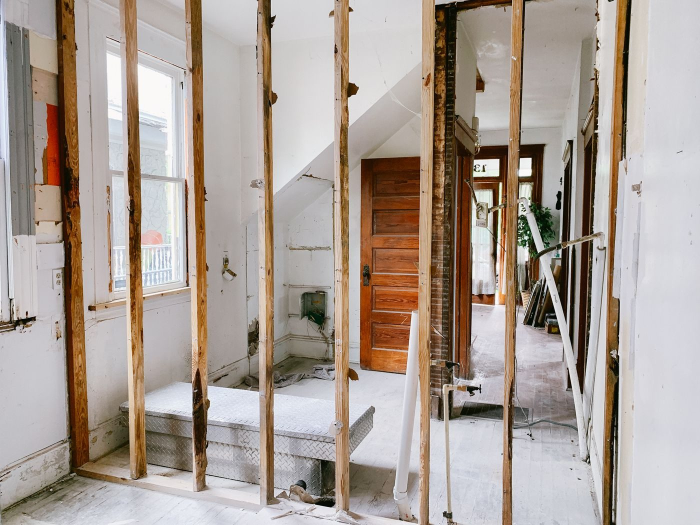
#> input picture roberto-pivotto/apresentacao/assets/foto-estrutura.jpg, 1400 x 1050 px, given in place of banco-central.jpg, which was not available (shown at 1/2 size); the run also reads 1 picture not shown here
$ python kit.py
#> lines starting #> are read from the running program, lines starting #| are printed output that depends on the picture; after the words box and inside, x2 and y2 are one past the last pixel; in counts of white or black regions, pixels touching at a corner belong together; pictures that were not available may be replaced by others from this repository, and a replacement may not be noted
#> in foto, im is the input picture: PIL image 1400x1050 RGB; mean R, G, B 170.4, 158.5, 150
### minerva/peças/a-sala-ep01-impressao/_build/envelhecer.py
#!/usr/bin/env python3
"""Envelhece uma foto como cópia antiga de arquivo, manuseada.

Preto e branco frio (sem sépia, que o mapa imagético veta), preto lavado,
foco macio, grão pesado, exposição irregular, manchas de umidade, poeira,
poucos riscos finos e trêmulos, uma dobra suave, orelha num canto e borda
fina de papel com desgaste. Tudo desenhado em camadas com desfoque e
opacidade parcial, para não parecer carimbo digital.
"""
import math
import random

from PIL import Image, ImageChops, ImageDraw, ImageEnhance, ImageFilter, ImageOps

SOMBRA, LUZ = (18, 22, 28), (226, 225, 220)
PAPEL = (234, 232, 226)


def _camada(tam):
    return Image.new("L", tam, 0)


def envelhecer(im, w, h, semente, borda=34, centro=(.5, .4), rosto=False,
               preto=40, branco=212, vinheta=.58, grao=.13, macio=.7):
    """rosto=True (foto de pessoa real): dobra e riscos ficam fora da faixa
    central, para o desgaste nunca passar pelo rosto."""
#> called with w = 2480, h = 3508, semente = 21, borda = 70, centro = (0.5, 0.5), rosto = False, preto = 14, branco = 238
    rnd = random.Random(semente)
    pw, ph = w - 2 * borda, h - 2 * borda
    g = ImageOps.grayscale(ImageOps.fit(im.convert("RGB"), (pw, ph), Image.LANCZOS, centering=centro))
    g = ImageOps.autocontrast(g, cutoff=(1, 1))
    g = g.point(lambda v: int(preto + v * (branco - preto) / 255))    # preto lavado
    g = g.filter(ImageFilter.GaussianBlur(macio))                      # foco macio de cópia
    g = Image.blend(g, Image.effect_noise(g.size, 64).filter(ImageFilter.GaussianBlur(.9)), grao)

    # exposição irregular: um lado mais lavado que o outro
    grad = Image.linear_gradient("L").rotate(rnd.choice([0, 90, 180, 270])).resize(g.size, Image.BILINEAR)
    g = ImageChops.add(g, grad.point(lambda v: int(v * .1)))
    # vinheta
    m = _camada(g.size)
#> m: PIL image 2340x3368 L; every value is 0
    ImageDraw.Draw(m).ellipse((-pw * .3, -ph * .25, pw * 1.3, ph * 1.2), fill=255)
#> m: PIL image 2340x3368 L; every value is 255
    g = Image.composite(g, ImageEnhance.Brightness(g).enhance(vinheta), m.filter(ImageFilter.GaussianBlur(170)))

    # manchas de umidade: halos claros com borda levemente mais escura
    for _ in range(rnd.randint(2, 3)):
        x, y, r = rnd.uniform(0, pw), rnd.uniform(0, ph), rnd.uniform(120, 300)
        claro = _camada(g.size); ImageDraw.Draw(claro).ellipse((x - r, y - r * .75, x + r, y + r * .75), fill=22)
        g = ImageChops.add(g, claro.filter(ImageFilter.GaussianBlur(40)))
        aro = _camada(g.size); ImageDraw.Draw(aro).ellipse((x - r, y - r * .75, x + r, y + r * .75), outline=16, width=6)
        g = ImageChops.subtract(g, aro.filter(ImageFilter.GaussianBlur(5)))
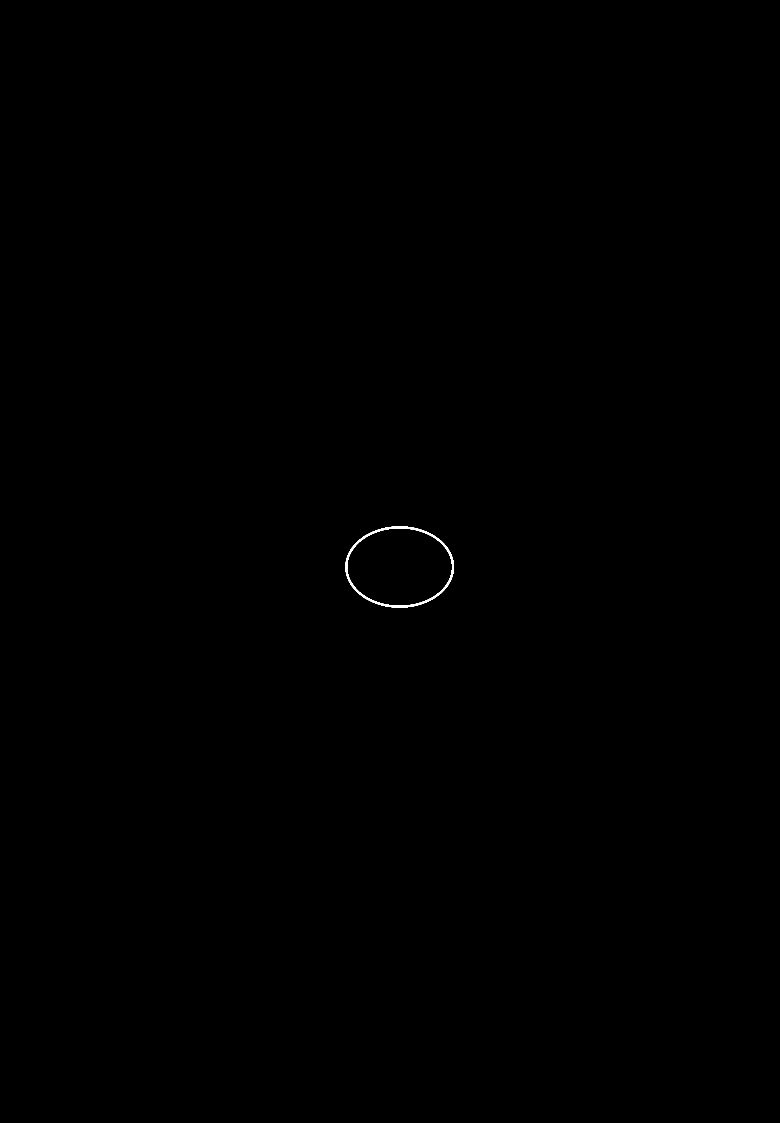
#> aro: PIL image 2340x3368 L (shown at 1/3 size); values 0 (black) and 16 (white), 0.07% white; 1 white region, box (x1, y1, x2, y2) and area: (1036, 1579, 1362, 1823) 5168
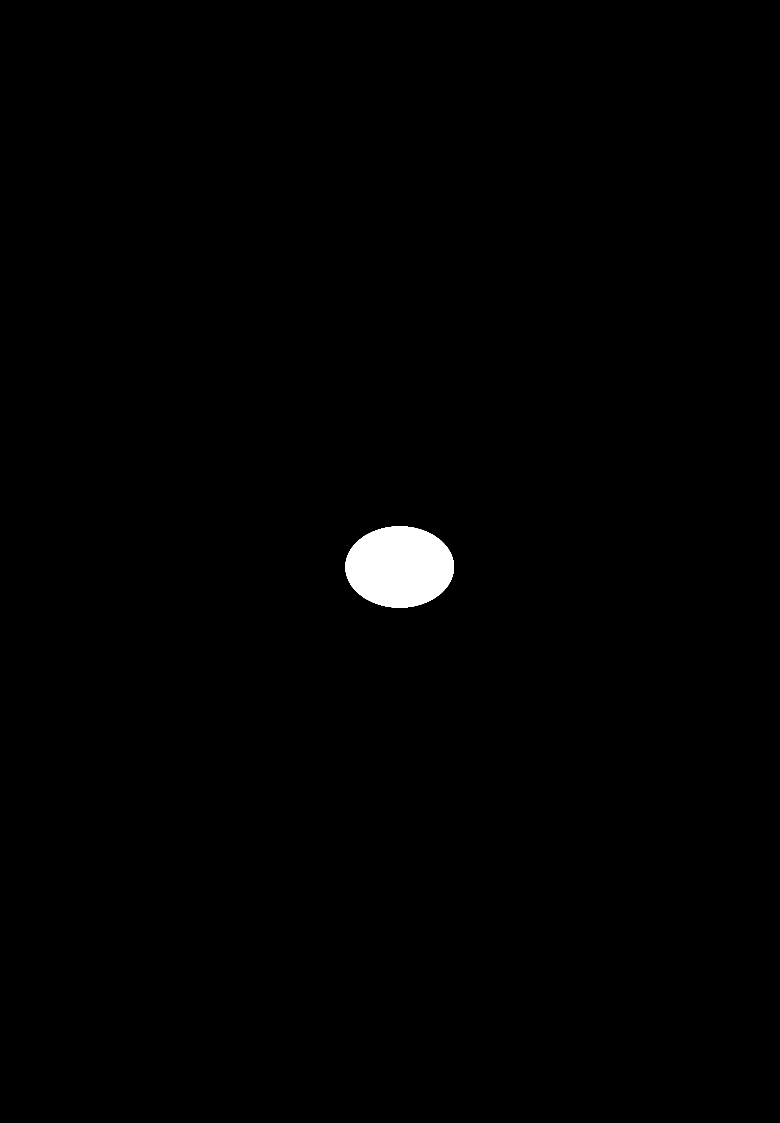
#> claro: PIL image 2340x3368 L (shown at 1/3 size); values 0 (black) and 22 (white), 0.79% white; 1 white region, box (x1, y1, x2, y2) and area: (1036, 1579, 1362, 1823) 62432

    # poeira: pontos pequenos, uns claros outros escuros
    po_c, po_e = _camada(g.size), _camada(g.size)
    dc, de = ImageDraw.Draw(po_c), ImageDraw.Draw(po_e)
    for _ in range(rnd.randint(140, 220)):
        x, y = rnd.uniform(0, pw), rnd.uniform(0, ph); r = rnd.choice([.5, .8, 1.1, 1.6, 2.2])
        (dc if rnd.random() < .7 else de).ellipse((x - r, y - r, x + r, y + r), fill=rnd.randint(90, 170))
    for _ in range(rnd.randint(6, 12)):                               # fiapos
        x, y = rnd.uniform(0, pw), rnd.uniform(0, ph)
        pts = [(x, y)]
        for _k in range(rnd.randint(4, 8)):
            x += rnd.uniform(-9, 9); y += rnd.uniform(-9, 9); pts.append((x, y))
        dc.line(pts, fill=120, width=1)
#> this loop made 12 passes
    g = ImageChops.add(g, po_c.filter(ImageFilter.GaussianBlur(.5)))
    g = ImageChops.subtract(g, po_e.filter(ImageFilter.GaussianBlur(.5)))

    # riscos: poucos, finos, trêmulos e parciais
    rs = _camada(g.size); dr = ImageDraw.Draw(rs)
    for _ in range(rnd.randint(3, 5)):
        x = (rnd.choice([rnd.uniform(pw * .04, pw * .2), rnd.uniform(pw * .8, pw * .96)]) if rosto
             else rnd.uniform(pw * .1, pw * .9))
        y = rnd.uniform(0, ph * .5); comp = rnd.uniform(ph * .1, ph * .4)
        pts = []
        for k in range(24):
            pts.append((x + math.sin(k * .7 + semente) * 1.5 + k * rnd.uniform(-.4, .4), y + comp * k / 23))
        dr.line(pts, fill=rnd.randint(60, 110), width=1)
#> this loop made 5 passes
#> (x, y, comp) on passes 1 to 5: (534.5, 1508.4, 1209.5), (989.8, 1621.4, 683.2), (1079.4, 806.7, 622.6), (2034.2, 151.9, 613.7), (2036.9, 830.6, 757.2)
    g = ImageChops.add(g, rs.filter(ImageFilter.GaussianBlur(.4)))

    # dobra suave: linha clara desfocada + sombra, e um lado 4% mais escuro
    ang = rnd.uniform(-.25, .25)
#> ang = 0.121
    cx = (rnd.choice([pw * .1, pw * .9]) if rosto else rnd.uniform(pw * .3, pw * .7))
#> cx = 957
    if rosto:
        ang = rnd.uniform(-.06, .06)
    x0, x1 = cx - math.tan(ang) * ph / 2, cx + math.tan(ang) * ph / 2
#> x0 = 751.5; x1 = 1162.5
    lado = _camada(g.size); ImageDraw.Draw(lado).polygon([(x0, 0), (pw, 0), (pw, ph), (x1, ph)], fill=10)
#> after `ImageDraw.Draw(lado).polygon([(x0, 0), (pw, 0), (pw, ph), (x1, ph)], f`:
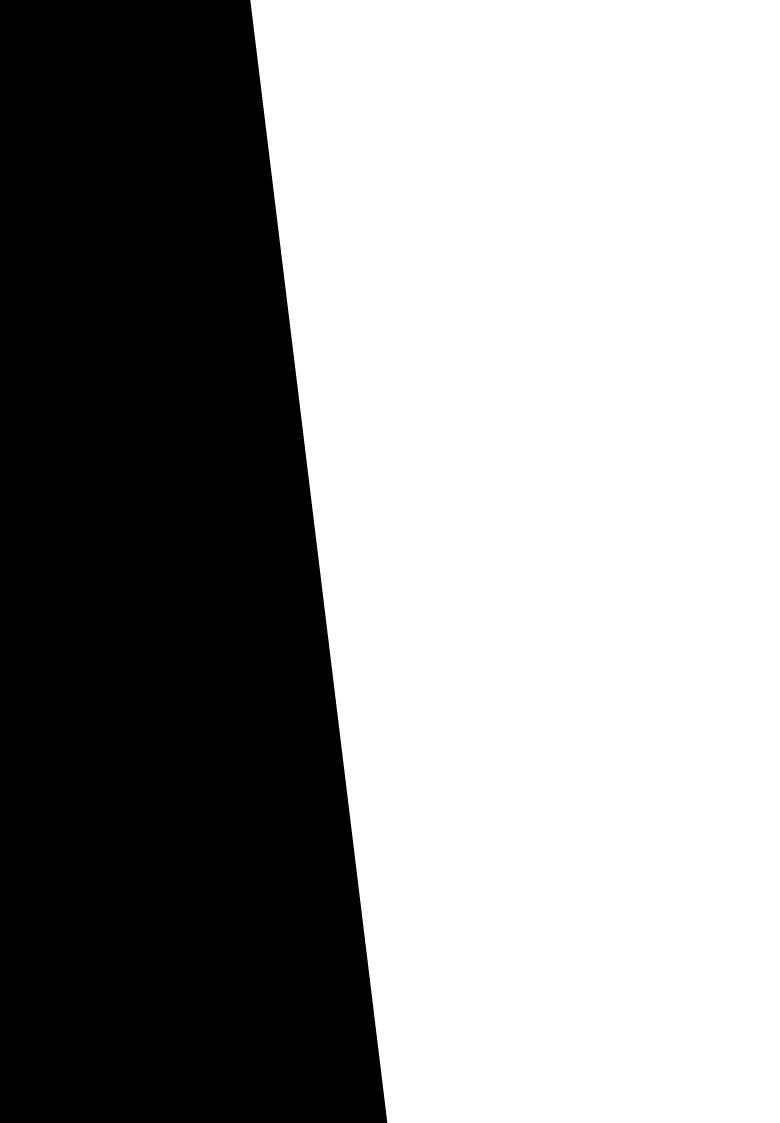
#> lado: PIL image 2340x3368 L (shown at 1/3 size); values 0 (black) and 10 (white), 59.1% white; 1 black region, box (x1, y1, x2, y2) and area: (0, 0, 1162, 3368) 3221287
    g = ImageChops.subtract(g, lado.filter(ImageFilter.GaussianBlur(3)))
    luz = _camada(g.size); ImageDraw.Draw(luz).line((x0, 0, x1, ph), fill=70, width=3)
    g = ImageChops.add(g, luz.filter(ImageFilter.GaussianBlur(1.6)))
    sombra = _camada(g.size); ImageDraw.Draw(sombra).line((x0 + 5, 0, x1 + 5, ph), fill=40, width=4)
    g = ImageChops.subtract(g, sombra.filter(ImageFilter.GaussianBlur(3)))

    # orelha num canto: vinco diagonal e o triângulo mais lavado
    c = rnd.choice(["tl", "tr", "bl", "br"]); t = rnd.uniform(110, 170)
#> after `c = rnd.choice(['tl', 'tr', 'bl', 'br'])`: c = 'tl'
#> after `t = rnd.uniform(110, 170)`: t = 142.4
    X = 0 if c[1] == "l" else pw; Y = 0 if c[0] == "t" else ph
#> after `X = 0 if c[1] == 'l' else pw`: X = 0
#> after `Y = 0 if c[0] == 't' else ph`: Y = 0
    sx = 1 if X == 0 else -1; sy = 1 if Y == 0 else -1
#> after `sx = 1 if X == 0 else -1`: sx = 1
#> after `sy = 1 if Y == 0 else -1`: sy = 1
    tri = _camada(g.size); ImageDraw.Draw(tri).polygon([(X, Y), (X + sx * t, Y), (X, Y + sy * t)], fill=34)
    g = ImageChops.add(g, tri.filter(ImageFilter.GaussianBlur(2)))
    vinco = _camada(g.size); ImageDraw.Draw(vinco).line((X + sx * t, Y, X, Y + sy * t), fill=80, width=2)
    g = ImageChops.add(g, vinco.filter(ImageFilter.GaussianBlur(1)))

    img = ImageOps.colorize(g, black=SOMBRA, white=LUZ)

    # papel: borda fina, encardido frio e desgaste irregular nas arestas da foto
    folha = Image.new("RGB", (w, h), PAPEL)
    folha.paste(img, (borda, borda))
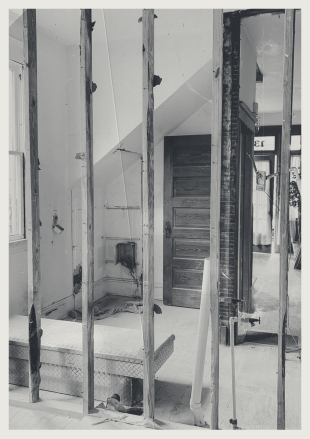
#> folha: PIL image 2480x3508 RGB (shown at 1/8 size); mean R, G, B 152.3, 153, 151.8
    desg = _camada((w, h)); dd = ImageDraw.Draw(desg)
    for _ in range(rnd.randint(90, 150)):
        lado = rnd.choice("tblr"); r = rnd.uniform(1, 3.5)
        if lado in "tb":
            x = rnd.uniform(borda, w - borda); y = borda + (rnd.uniform(-2, 4) if lado == "t" else -rnd.uniform(-2, 4) + ph)
        else:
            y = rnd.uniform(borda, h - borda); x = borda + (rnd.uniform(-2, 4) if lado == "l" else -rnd.uniform(-2, 4) + pw)
        dd.ellipse((x - r, y - r, x + r, y + r), fill=rnd.randint(60, 170))
#> this loop made 98 passes
#> (lado, r, x, y) on passes 1, 3, 4, 6, 7, 9, 11, 12: ('t', 3.42, 1361.1, 71.54), ('t', 1.65, 812.9, 69.1), ('b', 3.4, 2166.2, 3436.6), ('t', 3.45, 676.4, 72.16), ('t', 2.98, 881.5, 70.85), ('b', 2.33, 858.3, 3440), ('b', 1, 105.2, 3434.1), ('b', 1.45, 2011.4, 3439.2)
    folha = Image.composite(Image.new("RGB", (w, h), (228, 226, 220)), folha, desg.filter(ImageFilter.GaussianBlur(1.6)))
    sujo = _camada((w, h)); ImageDraw.Draw(sujo).rectangle((0, 0, w, h), outline=70, width=26)
#> after `ImageDraw.Draw(sujo).rectangle((0, 0, w, h), outline=70, width=26)`:
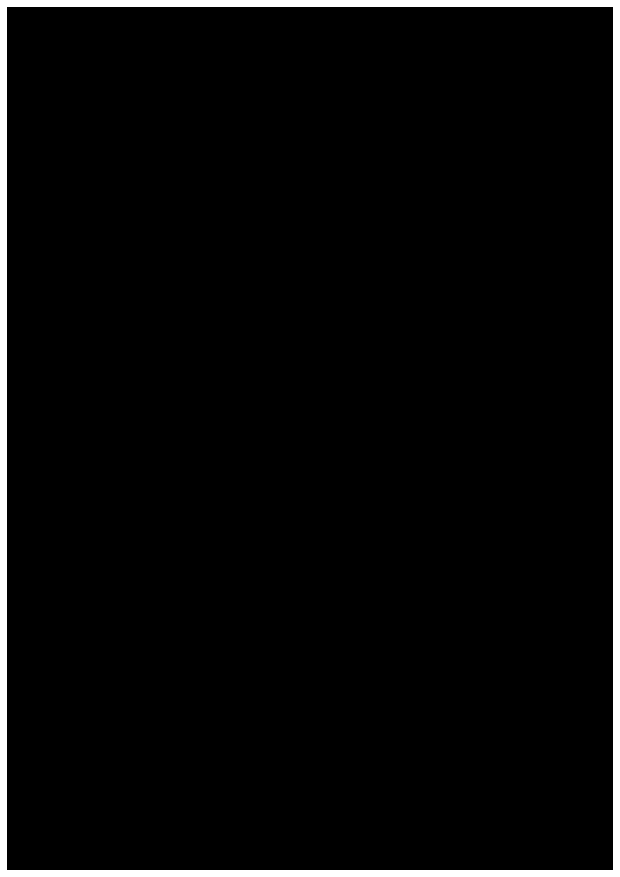
#> sujo: PIL image 2480x3508 L (shown at 1/4 size); values 0 (black) and 70 (white), 3.5% white; 1 white region, box (x1, y1, x2, y2) and area: (0, 0, 2480, 3508) 302787
    folha = Image.composite(Image.new("RGB", (w, h), (196, 195, 190)), folha, sujo.filter(ImageFilter.GaussianBlur(18)))
    alfa = _camada((w, h)); ImageDraw.Draw(alfa).rounded_rectangle((0, 0, w - 1, h - 1), radius=14, fill=255)
#> (the rest of the program and of its run is left out)
